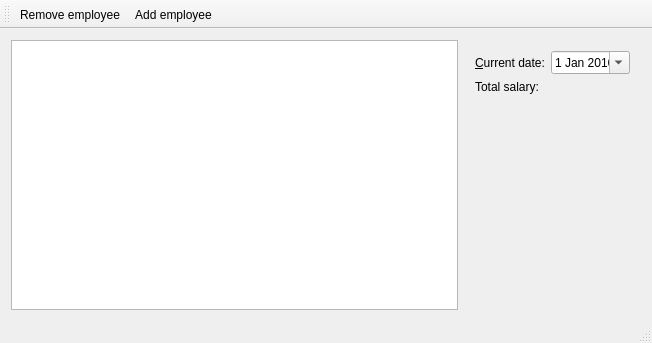
<?xml version="1.0" encoding="UTF-8"?>
<ui version="4.0">
 <class>MainWindow</class>
 <widget class="QMainWindow" name="MainWindow">
  <property name="geometry">
   <rect>
    <x>0</x>
    <y>0</y>
    <width>652</width>
    <height>343</height>
   </rect>
  </property>
  <property name="windowTitle">
   <string>MainWindow</string>
  </property>
  <widget class="QWidget" name="centralWidget">
   <layout class="QGridLayout" name="gridLayout">
    <item row="0" column="0">
     <widget class="QTreeView" name="treeView"/>
    </item>
    <item row="0" column="1">
     <widget class="QWidget" name="widget" native="true">
      <layout class="QGridLayout" name="gridLayout_2">
       <item row="2" column="1">
        <spacer name="verticalSpacer">
         <property name="orientation">
          <enum>Qt::Vertical</enum>
         </property>
         <property name="sizeHint" stdset="0">
          <size>
           <width>20</width>
           <height>215</height>
          </size>
         </property>
        </spacer>
       </item>
       <item row="0" column="0">
        <widget class="QLabel" name="lblCurrentDate">
         <property name="text">
          <string>&amp;Current date:</string>
         </property>
         <property name="buddy">
          <cstring>deCurrentDate</cstring>
         </property>
        </widget>
       </item>
       <item row="0" column="1">
        <widget class="QDateEdit" name="deCurrentDate">
         <property name="buttonSymbols">
          <enum>QAbstractSpinBox::NoButtons</enum>
         </property>
         <property name="calendarPopup">
          <bool>true</bool>
         </property>
         <property name="date">
          <date>
           <year>2016</year>
           <month>1</month>
           <day>1</day>
          </date>
         </property>
        </widget>
       </item>
       <item row="1" column="0">
        <widget class="QLabel" name="lblTotalSalary">
         <property name="text">
          <string>Total salary:</string>
         </property>
        </widget>
       </item>
       <item row="1" column="1">
        <widget class="QLabel" name="lblTotalSalaryValue">
         <property name="text">
          <string/>
         </property>
        </widget>
       </item>
      </layout>
     </widget>
    </item>
   </layout>
  </widget>
  <widget class="QMenuBar" name="menuBar">
   <property name="geometry">
    <rect>
     <x>0</x>
     <y>0</y>
     <width>652</width>
     <height>20</height>
    </rect>
   </property>
  </widget>
  <widget class="QToolBar" name="mainToolBar">
   <attribute name="toolBarArea">
    <enum>TopToolBarArea</enum>
   </attribute>
   <attribute name="toolBarBreak">
    <bool>false</bool>
   </attribute>
   <addaction name="actionRemove_employee"/>
   <addaction name="actionAdd_employee"/>
  </widget>
  <widget class="QStatusBar" name="statusBar"/>
  <action name="actionRemove_employee">
   <property name="text">
    <string>Remove employee</string>
   </property>
  </action>
  <action name="actionAdd_employee">
   <property name="text">
    <string>Add employee</string>
   </property>
  </action>
 </widget>
 <layoutdefault spacing="6" margin="11"/>
 <resources/>
 <connections/>
</ui>
